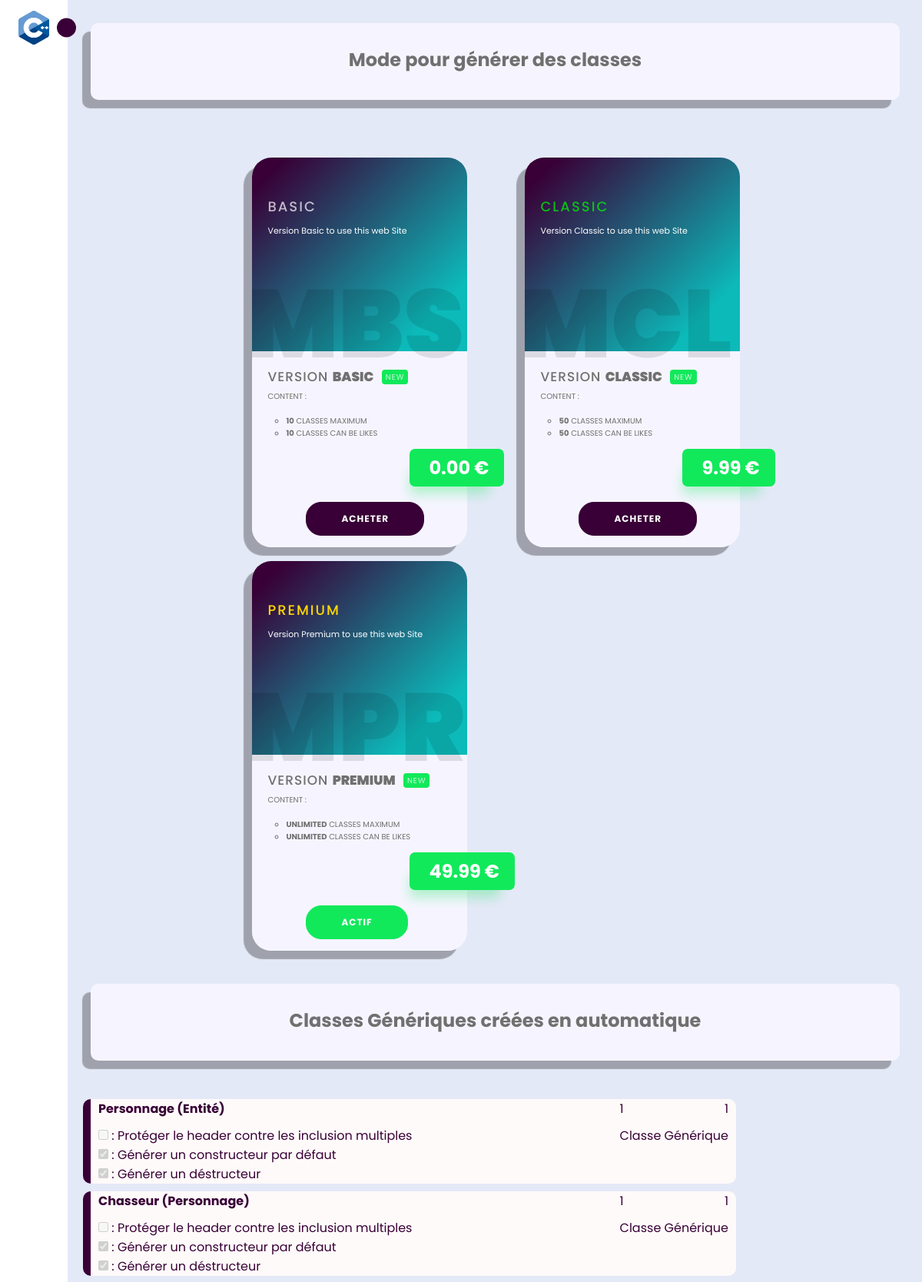
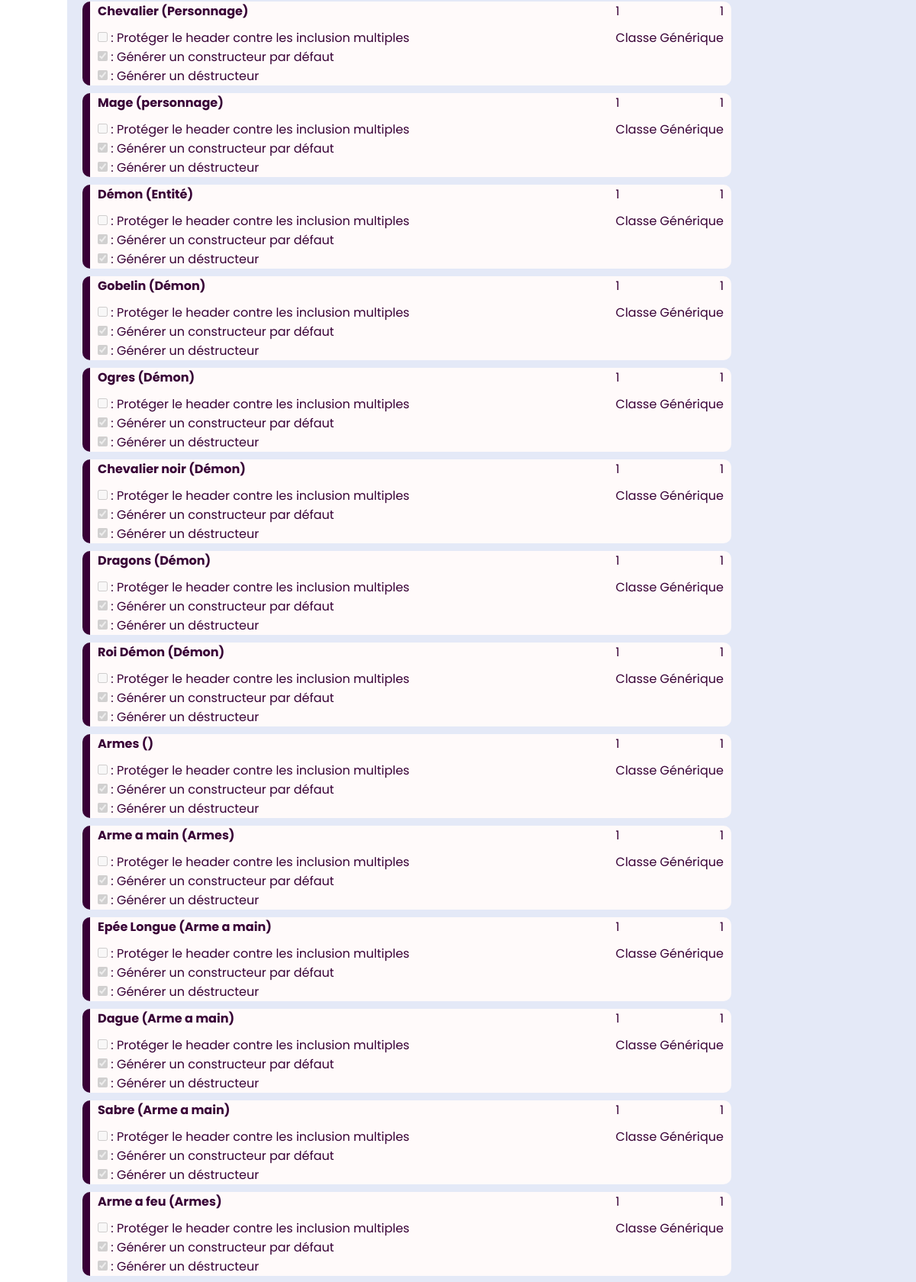
Screenshot of /boutique (signed in, upper part) with the database file from the repository (2 pictures, top to bottom).
### main.py (models this page shows, shortened)
class classemodel(db.Model):
    idClasse = db.Column(db.Integer, primary_key=True, unique=True)
    name = db.Column(db.Text)
    classe_mere = db.Column(db.Text)
    Protect_head = db.Column(db.Integer)
    Generat_head_default_construct = db.Column(db.Integer)
    Generat_head_destruct = db.Column(db.Integer)
    Commentaire = db.Column(db.Integer)
    auteur = db.Column(db.Text)
    creation_data = db.Column(db.DateTime)
    class_role = db.Column(db.Text)
    attribue = db.Column(db.Integer)
    public = db.Column(db.Integer)
    public1 = db.Column(db.Text)
    public2 = db.Column(db.Text)
    public3 = db.Column(db.Text)
    public4 = db.Column(db.Text)
    public5 = db.Column(db.Text)
    public6 = db.Column(db.Text)
    public7 = db.Column(db.Text)
    public8 = db.Column(db.Text)
    protected = db.Column(db.Integer)
    protected1 = db.Column(db.Text)
    protected2 = db.Column(db.Text)
    protected3 = db.Column(db.Text)
    protected4 = db.Column(db.Text)
    protected5 = db.Column(db.Text)
    protected6 = db.Column(db.Text)
    protected7 = db.Column(db.Text)
    protected8 = db.Column(db.Text)
    private = db.Column(db.Integer)
    private1 = db.Column(db.Text)
    private2 = db.Column(db.Text)
    private3 = db.Column(db.Text)
    private4 = db.Column(db.Text)
    private5 = db.Column(db.Text)
    private6 = db.Column(db.Text)
    private7 = db.Column(db.Text)
    private8 = db.Column(db.Text)
    methode = db.Column(db.Integer)
    methode1 = db.Column(db.Text)
    methode2 = db.Column(db.Text)
    methode3 = db.Column(db.Text)
    methode4 = db.Column(db.Text)
    methode5 = db.Column(db.Text)
    methode6 = db.Column(db.Text)
    methode7 = db.Column(db.Text)
    methode8 = db.Column(db.Text)
    idUser = db.Column(db.Integer, db.ForeignKey('user.idUsers'))
    idUserUnban = db.Column(db.Integer, db.ForeignKey('user_banni.idUsers'))

### main.py (the view)
@app.route('/boutique')
def Boutique():
    conn = sql.connect('database.db')
    cursor = conn.cursor()
    cursor.execute("""SELECT * from classemodel""")
    classe_can_be_like = cursor.fetchall()
    cursor.execute("""SELECT * FROM connexionclassuser
        WHERE  iduser =?""", (session['user']['idUser'],))
    classe_like = cursor.fetchall()
    conn.close()
    return render_template("Boutique.html",
                            classe_systeme = classe_can_be_like,
                            classe_like = classe_like,
                            vip_account = session['user']['vip_account'],
                            idGroup = session['user']['idGroup'])

### templates/Boutique.html (shortened to what this page needs)
<!DOCTYPE html>
<html lang="en">
<head>
	<link rel="stylesheet" href="{{ url_for('static', filename = 'css/style_sidebar.css') }}">
	<link rel="stylesheet" href="{{ url_for('static', filename = 'css/style_boutique.css') }}">
	<link href='https://unpkg.com/boxicons@2.1.1/css/boxicons.min.css' rel='stylesheet'>
</head>
<body>
	<nav class="sidebar close">
		<header>
			<div class="image-text">
				<span class="image">
					<img src="{{ url_for('static', filename = 'image/logo.png') }}" alt="">
				</span>
			</div>
			<i class='bx bx-chevron-right toggle'></i>
		</header>
		<div class="menu-bar">
			<div class="menu">
				<ul class="menu-links">
					<li class="nav-link">
						<a href="acceuil">
							<i class='bx bx-home-alt icon'></i>
						</a>
					</li>
					<li class="nav-link">
						<a href="generateur">
							<i class='bx bx-pie-chart-alt icon'></i>
						</a>
					</li>
					<li class="nav-link">
						<a href="boutique">
							<i class='bx bx-wallet icon'></i>
						</a>
					</li>
				</ul>
			</div>
			<div class="bottom-content">
				<li class="nav-link">
					<a href="user">
						<i class='bx bx-user icon'></i>
					</a>
				</li>
			</div>
		</div>
	</nav>
	<section class="home">
		<div class="bandeau un">
			<h1>Mode pour générer des classes</h1>
		</div>
		<div class="module-boutique">
			<div class="container">
				<div class="card">
					<div class="card-head">
						<div class="product-detail">
							<h2 style="padding-top: 50px;  color: rgba(255, 255, 255, 0.7)">Basic</h2>
							Version Basic to use this web Site
						</div>
						<span class="back-text">
							MBS
						</span>
					</div>
					<div class="card-body">
						<div class="product-desc">
							<span class="product-title">
								Version <b>Basic</b>
								<span class="badge">
									New
								</span>
							</span>
							<span class="product-caption">
								Content :
								<br><br>
								<ul class="detail-formule">
									<li><b>10</b> Classes maximum</li>
									<li><b>10</b> Classes can be likes</li>
								</ul>
							</span>
							<span class="product-rating">
							</span>
						</div>
						<div class="product-properties">
							<span class="product-price">
								<b>0.00 €</b>
							</span>
						</div>
						{% if vip_account != 0 %}
						<button class="button-shop" onclick='window.location.href = "/payement/0.00"'>Acheter</button>
						{% else %}
						<button class="button-shop actif">Actif</button>
						{% endif %}
					</div>
				</div>
			</div>
			<div class="container">
				<div class="card">
					<div class="card-head">
						<div class="product-detail">
							<h2 style="padding-top: 50px; color: rgba(0, 255, 0, 0.7)">Classic</h2>
							Version Classic to use this web Site
						</div>
						<span class="back-text">
							MCL
						</span>
					</div>
					<div class="card-body">
						<div class="product-desc">
							<span class="product-title">
								Version <b>Classic</b>
								<span class="badge">
									New
								</span>
							</span>
							<span class="product-caption">
								Content :
								<br><br>
								<ul class="detail-formule">
									<li><b>50</b> Classes maximum</li>
									<li><b>50</b> Classes can be likes</li>
								</ul>
							</span>
							<span class="product-rating">
							</span>
						</div>
						<div class="product-properties">
							<span class="product-price">
								<b>9.99 €</b>
							</span>
						</div>
						{% if vip_account != 1 %}
						<button class="button-shop" onclick='window.location.href = "/payement/9.99"'>Acheter</button>
						{% else %}
						<button class="button-shop actif">Actif</button>
						{% endif %}
					</div>
				</div>
			</div>
			<div class="container">
				<div class="card">
					<div class="card-head">
						<div class="product-detail">
							<h2 style="padding-top: 50px; color: rgba(255, 215, 0, 1)">Premium</h2>
							Version Premium to use this web Site
						</div>
						<span class="back-text">
							MPR
						</span>
					</div>
					<div class="card-body">
						<div class="product-desc">
							<span class="product-title">
								Version <b>Premium</b>
								<span class="badge">
									New
								</span>
							</span>
							<span class="product-caption">
								Content :
								<br><br>
								<ul class="detail-formule">
									<li><b>Unlimited</b> Classes maximum</li>
									<li><b>Unlimited</b> Classes can be likes</li>
								</ul>
							</span>
							<span class="product-rating">
							</span>
						</div>
						<div class="product-properties">
							<span class="product-price">
								<b>49.99 €</b>
							</span>
						</div>
						{% if vip_account != 2 %}
						<button class="button-shop" onclick='window.location.href = "/payement/49.99"'>Acheter</button>
						{% else %}
						<button class="button-shop actif">Actif</button>
						{% endif %}
					</div>
				</div>
			</div>
		</div>
		<div class="bandeau deux">
			<h1>Classes Génériques créées en automatique</h1>
		</div>
		<div class="classe-can-be-like">
			<div class="zone-classe">
                {% for row in classe_systeme %}
                <div class="bandelette">
                    <div class="multi-zone">
                        <div class="partie-principale">
                            <div class="nom">
                                {{ row[1] }} ({{ row[2] }})
                            </div>
                            <div class="options">
                                <div>
                                    {% if row[3] == 1 %}
                                    <input type="checkbox" disabled checked />
                                    {% else %}
                                    <input type="checkbox" disabled />
                                    {% endif %}
                                    : Protéger le header contre les inclusion multiples
                                </div>
                                <div>
                                    {% if row[4] == 1 %}
                                    <input type="checkbox" disabled checked />
                                    {% else %}
                                    <input type="checkbox" disabled />
                                    {% endif %}
                                    : Générer un constructeur par défaut
                                </div>
                                <div>
                                    {% if row[5] == 1 %}
                                    <input type="checkbox" disabled checked />
                                    {% else %}
                                    <input type="checkbox" disabled />
                                    {% endif %}
                                    : Générer un déstructeur
                                </div>
                            </div>
                        </div>
                        <div class="commentaire">
                            <div class="data">
                                <div class="auteur">
                                    {{ row[6] }}
                                </div>
                                <div class="date">
                                    {{ row[7] }}
                                </div>
                            </div>
                            <div class="texte">
                                {{ row[8] }}
                            </div>
                        </div>
                    </div>
                </div>
                {% endfor %}
			</div>
		</div>
	</section>
</body>
</html>

### static/css/style_sidebar.css (style rules this page uses)
* { margin: 0; padding: 0; box-sizing: border-box; font-family: 'Poppins', sans-serif; }
:root { --body-color: #E4E9F7; --sidebar-color: #FFF; --primary-color: #380036; --primary-color-light: #F6F5FF; --toggle-color: #DDD; --text-color: #707070; --primary-color-form: #D3D3D3; --background-color-classe: #FFFAFA; --primary-color-red: #B22222; --primary-color-bleue: #00BFFF; --tran-03: all 0.2s ease; --tran-03: all 0.3s ease; --tran-04: all 0.3s ease; --tran-05: all 0.3s ease; }
body { min-height: 100vh; background-color: var(--body-color); transition: var(--tran-05); }
.sidebar { position: fixed; top: 0; left: 0; height: 100%; width: 250px; padding: 10px 14px; background: var(--sidebar-color); transition: var(--tran-05); z-index: 100; }
.sidebar.close { width: 88px; }
.sidebar li { height: 50px; list-style: none; display: flex; align-items: center; margin-top: 10px; }
.sidebar header .image, .sidebar .icon { min-width: 60px; border-radius: 6px; }
.sidebar .icon { min-width: 60px; border-radius: 6px; height: 100%; display: flex; align-items: center; justify-content: center; font-size: 20px; }
.sidebar .text, .sidebar .icon { color: var(--text-color); transition: var(--tran-03); }
.sidebar header { position: relative; }
.sidebar header .image-text { display: flex; align-items: center; }
.sidebar header .image { display: flex; align-items: center; justify-content: center; }
.sidebar header .image img { width: 40px; border-radius: 6px; }
.sidebar header .toggle { position: absolute; top: 50%; right: -25px; transform: translateY(-50%) rotate(180deg); height: 25px; width: 25px; background-color: var(--primary-color); color: var(--sidebar-color); border-radius: 50%; display: flex; align-items: center; justify-content: center; font-size: 22px; cursor: pointer; transition: var(--tran-05); }
.sidebar.close .toggle { transform: translateY(-50%) rotate(0deg); }
.sidebar .menu { margin-top: 40px; }
.sidebar li a { list-style: none; height: 100%; background-color: transparent; display: flex; align-items: center; height: 100%; width: 100%; border-radius: 6px; text-decoration: none; transition: var(--tran-03); }
.sidebar .menu-bar { height: calc(100% - 55px); display: flex; flex-direction: column; justify-content: space-between; overflow-y: hidden; overflow-x: hidden; }
.home { position: absolute; top: 0; top: 0; left: 250px; height: 100vh; width: calc(100% - 250px); background-color: var(--body-color); transition: var(--tran-05); }
.sidebar.close ~ .home { left: 88px; height: 100vh; width: calc(100% - 97px); }

### rows the page displays
classemodel: name "Personnage", classe_mere "Entité", Generat_head_destruct "1", Commentaire "1", auteur "Classe Générique"
classemodel: name "Chasseur", classe_mere "Personnage", Generat_head_destruct "1", Commentaire "1", auteur "Classe Générique"
classemodel: name "Chevalier", classe_mere "Personnage", Generat_head_destruct "1", Commentaire "1", auteur "Classe Générique"
classemodel: name "Mage", classe_mere "personnage", Generat_head_destruct "1", Commentaire "1", auteur "Classe Générique"
classemodel: name "Démon", classe_mere "Entité", Generat_head_destruct "1", Commentaire "1", auteur "Classe Générique"
classemodel: name "Gobelin", classe_mere "Démon", Generat_head_destruct "1", Commentaire "1", auteur "Classe Générique"
classemodel: name "Ogres", classe_mere "Démon", Generat_head_destruct "1", Commentaire "1", auteur "Classe Générique"
classemodel: name "Chevalier noir", classe_mere "Démon", Generat_head_destruct "1", Commentaire "1", auteur "Classe Générique"
classemodel: name "Dragons", classe_mere "Démon", Generat_head_destruct "1", Commentaire "1", auteur "Classe Générique"
classemodel: name "Roi Démon", classe_mere "Démon", Generat_head_destruct "1", Commentaire "1", auteur "Classe Générique"
classemodel: name "Armes", Generat_head_destruct "1", Commentaire "1", auteur "Classe Générique"
classemodel: name "Arme a main", classe_mere "Armes", Generat_head_destruct "1", Commentaire "1", auteur "Classe Générique"
classemodel: name "Epée Longue", classe_mere "Arme a main", Generat_head_destruct "1", Commentaire "1", auteur "Classe Générique"
classemodel: name "Dague", classe_mere "Arme a main", Generat_head_destruct "1", Commentaire "1", auteur "Classe Générique"
classemodel: name "Sabre", classe_mere "Arme a main", Generat_head_destruct "1", Commentaire "1", auteur "Classe Générique"
classemodel: name "Arme a feu", classe_mere "Armes", Generat_head_destruct "1", Commentaire "1", auteur "Classe Générique"
